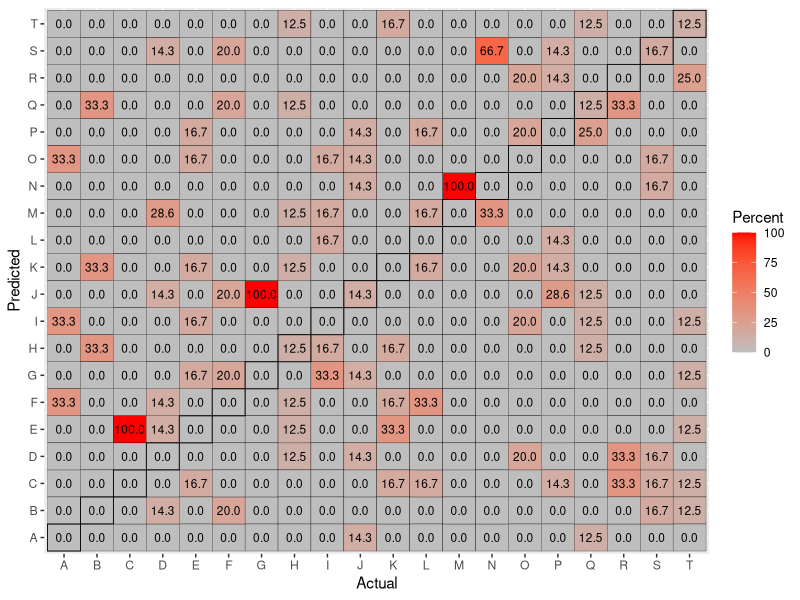

This chart was generated by the following R code:
#Visualizing Confusion Matrix Using HeatMap in R
#https://ragrawal.wordpress.com/2011/05/16/visualizing-confusion-matrix-in-r/

#generate random data 
data = data.frame(sample(LETTERS[0:20], 100, replace=T),sample(LETTERS[0:20], 100, replace=T))
names(data) = c("Actual", "Predicted") 

#compute frequency of actual categories
actual = as.data.frame(table(data$Actual))
names(actual) = c("Actual","ActualFreq")

#build confusion matrix
confusion = as.data.frame(table(data$Actual, data$Predicted))
names(confusion) = c("Actual","Predicted","Freq")

#calculate percentage of test cases based on actual frequency
confusion = merge(confusion, actual, by='Actual')
confusion$Percent = confusion$Freq/confusion$ActualFreq*100

#render plot
# we use three different layers
# first we draw tiles and fill color based on percentage of test cases
library(ggplot2)
tile <- ggplot(data=confusion) +
  geom_tile(aes(x=Actual, y=Predicted,fill=Percent),data=confusion, color="black",size=0.1) +
  labs(x="Actual",y="Predicted")
tile = tile + 
  geom_text(aes(x=Actual,y=Predicted, label=sprintf("%.1f", Percent)),data=confusion, size=3, colour="black") +
  scale_fill_gradient(low="grey",high="red")

# lastly we draw diagonal tiles. We use alpha = 0 so as not to hide previous layers but use size=0.3 to highlight border
tile = tile + 
  geom_tile(aes(x=Actual,y=Predicted),data=subset(confusion, as.character(Actual)==as.character(Predicted)), color="black",size=0.3, fill="black", alpha=0) 

#render
tile
